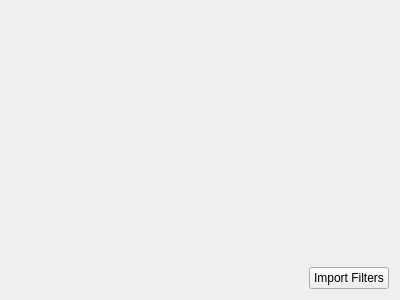
<?xml version="1.0" encoding="UTF-8"?>
<ui version="4.0">
 <class>ImportFilterPage</class>
 <widget class="QWidget" name="ImportFilterPage">
  <property name="geometry">
   <rect>
    <x>0</x>
    <y>0</y>
    <width>400</width>
    <height>300</height>
   </rect>
  </property>
  <layout class="QVBoxLayout" name="verticalLayout">
   <item>
    <widget class="KPIM::CustomLogWidget" name="logFilters" native="true"/>
   </item>
   <item>
    <layout class="QHBoxLayout" name="horizontalLayout">
     <item>
      <spacer name="horizontalSpacer">
       <property name="orientation">
        <enum>Qt::Horizontal</enum>
       </property>
       <property name="sizeHint" stdset="0">
        <size>
         <width>40</width>
         <height>20</height>
        </size>
       </property>
      </spacer>
     </item>
     <item>
      <widget class="QPushButton" name="importFilters">
       <property name="text">
        <string>Import Filters</string>
       </property>
      </widget>
     </item>
    </layout>
   </item>
  </layout>
 </widget>
 <resources/>
 <connections/>
 <customwidgets>
  <customwidget>
   <class>KPIM::CustomLogWidget</class>
   <extends>QWidget</extends>
   <header location="global">Libkdepim/CustomLogWidget</header>
   <container>1</container>
  </customwidget>
 </customwidgets>
</ui>
